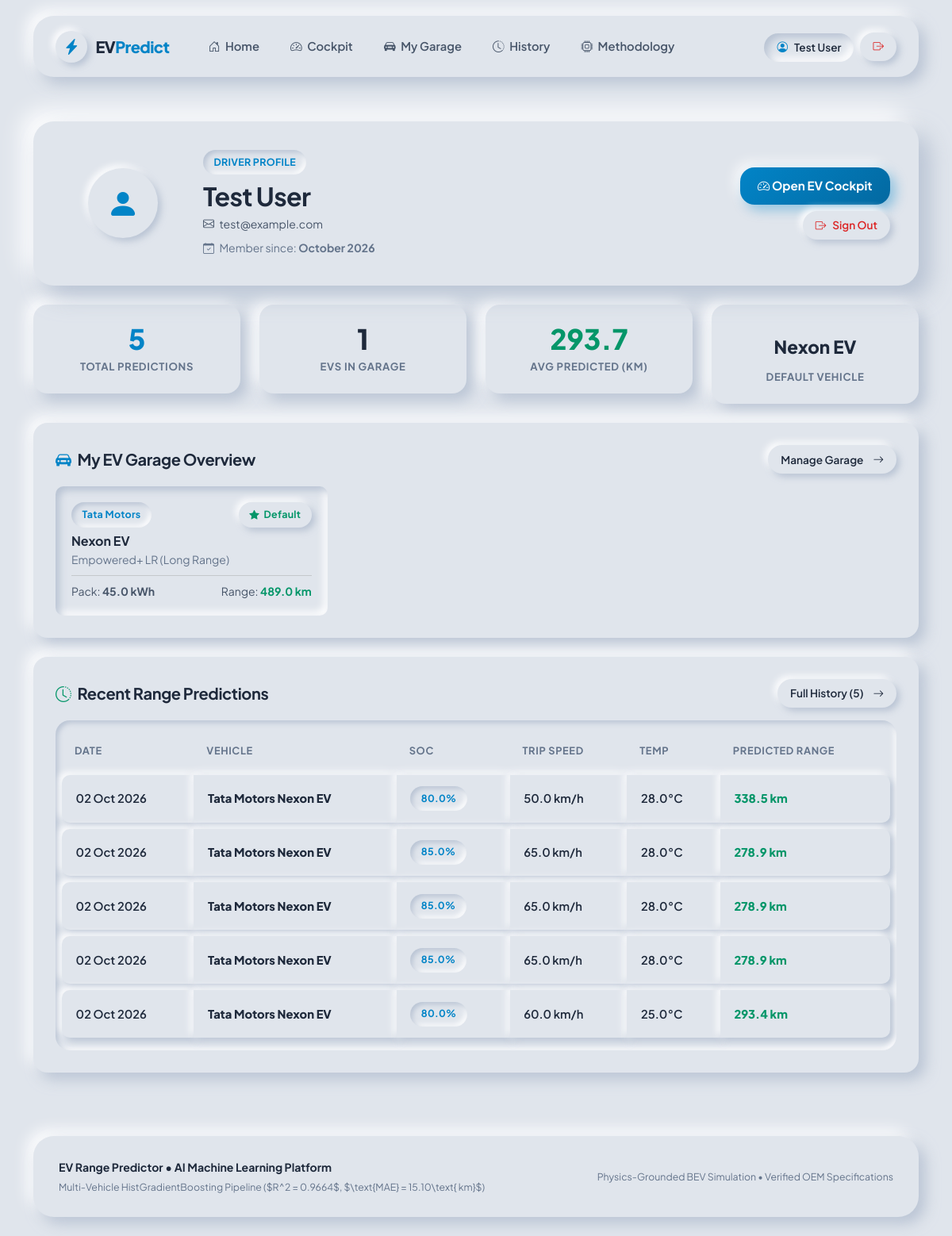
Screenshot of /profile (signed in) with the database file from the repository.
### app.py (models this page shows, shortened)
class User(UserMixin, db.Model):
    __tablename__ = 'users'
    id = db.Column(db.Integer, primary_key=True)
    username = db.Column(db.String(80), unique=True, nullable=False)
    email = db.Column(db.String(120), unique=True, nullable=False)
    password_hash = db.Column(db.String(256), nullable=False)
    created_at = db.Column(db.DateTime, default=datetime.utcnow)
    saved_vehicles = db.relationship('SavedVehicle', backref='owner', cascade='all, delete-orphan', lazy=True)
    predictions = db.relationship('Prediction', backref='user', cascade='all, delete-orphan', lazy=True)

class SavedVehicle(db.Model):
    __tablename__ = 'saved_vehicles'
    id = db.Column(db.Integer, primary_key=True)
    user_id = db.Column(db.Integer, db.ForeignKey('users.id', ondelete='CASCADE'), nullable=False)
    variant_id = db.Column(db.String(100), nullable=False)
    manufacturer = db.Column(db.String(100), nullable=False)
    model = db.Column(db.String(100), nullable=False)
    variant_name = db.Column(db.String(150), nullable=False)
    battery_capacity_kwh = db.Column(db.Float, nullable=False)
    battery_chemistry = db.Column(db.String(30), nullable=False)
    motor_power_kw = db.Column(db.Float, nullable=False)
    curb_weight_kg = db.Column(db.Float, nullable=False)
    drivetrain = db.Column(db.String(20), nullable=False)
    body_type = db.Column(db.String(50), nullable=False)
    official_range_km = db.Column(db.Float, nullable=False)
    range_test_cycle = db.Column(db.String(30), default='WLTP/ARAI')
    is_default = db.Column(db.Boolean, default=False)
    created_at = db.Column(db.DateTime, default=datetime.utcnow)
    predictions = db.relationship('Prediction', backref='saved_vehicle', lazy=True)

class Prediction(db.Model):
    __tablename__ = 'predictions'
    id = db.Column(db.Integer, primary_key=True)
    user_id = db.Column(db.Integer, db.ForeignKey('users.id', ondelete='CASCADE'), nullable=False)
    saved_vehicle_id = db.Column(db.Integer, db.ForeignKey('saved_vehicles.id', ondelete='SET NULL'), nullable=True)
    variant_id = db.Column(db.String(100), nullable=False)
    manufacturer = db.Column(db.String(100), nullable=False)
    model = db.Column(db.String(100), nullable=False)
    variant_name = db.Column(db.String(150), nullable=False)
    battery_capacity_kwh = db.Column(db.Float, nullable=False)
    battery_chemistry = db.Column(db.String(30), nullable=False)
    motor_power_kw = db.Column(db.Float, nullable=True)
    curb_weight_kg = db.Column(db.Float, nullable=True)
    drivetrain = db.Column(db.String(20), nullable=True)
    body_type = db.Column(db.String(50), nullable=True)
    official_range_km = db.Column(db.Float, nullable=True)
    test_cycle = db.Column(db.String(30), default='WLTP/ARAI')
    battery_percentage = db.Column(db.Float, nullable=False)
    average_speed = db.Column(db.Float, nullable=False)
    ambient_temperature = db.Column(db.Float, nullable=False)
    traffic_condition = db.Column(db.String(50), nullable=False)
    terrain = db.Column(db.String(50), nullable=False)
    driving_style = db.Column(db.String(50), nullable=False)
    hvac_usage = db.Column(db.String(50), nullable=False)
    passenger_count = db.Column(db.Integer, nullable=False)
    battery_age = db.Column(db.Float, nullable=False)
    tyre_pressure_status = db.Column(db.String(50), nullable=False)
    predicted_range = db.Column(db.Float, nullable=False)
    usable_energy = db.Column(db.Float, nullable=False)
    efficiency_wh_km = db.Column(db.Float, nullable=False)
    theoretical_full_range = db.Column(db.Float, nullable=False)
    range_vs_official_pct = db.Column(db.Float, nullable=True)
    ood_warning = db.Column(db.String(255), nullable=True)
    created_at = db.Column(db.DateTime, default=datetime.utcnow)

### app.py (the view)
@app.route('/profile')
@login_required
def profile():
    user_id = current_user.id
    user = current_user
    saved_vehicles = SavedVehicle.query.filter_by(user_id=user_id).order_by(SavedVehicle.is_default.desc()).all()
    default_veh = next((v for v in saved_vehicles if v.is_default), None)
    total_preds = Prediction.query.filter_by(user_id=user_id).count()
    recent_preds = Prediction.query.filter_by(user_id=user_id).order_by(Prediction.created_at.desc()).limit(5).all()
    avg_range = 0.0
    if total_preds > 0:
        all_ranges = [p.predicted_range for p in Prediction.query.filter_by(user_id=user_id).all()]
        avg_range = round(sum(all_ranges) / len(all_ranges), 1)
    return render_template(
        'profile.html',
        user=user,
        saved_vehicles=saved_vehicles,
        default_vehicle=default_veh,
        total_predictions=total_preds,
        recent_predictions=recent_preds,
        average_range=avg_range
    )

### templates/profile.html (shortened to what this page needs)
{% extends 'base.html' %}
{% block content %}
<div class="container py-4">
    <div class="neo-card neo-card-lg mb-4">
        <div class="row align-items-center g-4">
            <div class="col-md-2 text-center">
                <div class="neo-brand-icon mx-auto" style="width: 88px; height: 88px;">
                    <i class="bi bi-person-fill fs-1 text-neo-accent"></i>
                </div>
            </div>
            <div class="col-md-6 text-center text-md-start">
                <span class="neo-badge neo-badge-inset text-neo-accent text-uppercase letter-spacing-1 mb-2">Driver Profile</span>
                <h2 class="fw-extrabold text-neo-primary mb-1">{{ user.username }}</h2>
                <div class="text-neo-secondary small mb-2">
                    <i class="bi bi-envelope me-1"></i> {{ user.email }}
                </div>
                <div class="text-neo-muted small">
                    <i class="bi bi-calendar-check me-1"></i> Member since: <strong>{{ user.created_at.strftime('%B %Y') if user.created_at else 'September 2026' }}</strong>
                </div>
            </div>
            <div class="col-md-4 text-center text-md-end">
                <a href="{{ url_for('dashboard') }}" class="btn-neo btn-neo-gradient mb-2 d-inline-block">
                    <i class="bi bi-speedometer2"></i> Open EV Cockpit
                </a>
                <div>
                    <a href="{{ url_for('logout') }}" class="btn-neo btn-neo-pill text-neo-danger small">
                        <i class="bi bi-box-arrow-right"></i> Sign Out
                    </a>
                </div>
            </div>
        </div>
    </div>
    <div class="row g-4 mb-4">
        <div class="col-6 col-lg-3">
            <div class="neo-stat-card">
                <div class="neo-stat-num text-neo-accent">{{ total_predictions }}</div>
                <div class="neo-stat-label">Total Predictions</div>
            </div>
        </div>
        <div class="col-6 col-lg-3">
            <div class="neo-stat-card">
                <div class="neo-stat-num text-neo-primary">{{ saved_vehicles|length if saved_vehicles else 0 }}</div>
                <div class="neo-stat-label">EVs in Garage</div>
            </div>
        </div>
        <div class="col-6 col-lg-3">
            <div class="neo-stat-card">
                <div class="neo-stat-num text-neo-emerald">{{ average_range }}</div>
                <div class="neo-stat-label">Avg Predicted (km)</div>
            </div>
        </div>
        <div class="col-6 col-lg-3">
            <div class="neo-stat-card">
                <div class="neo-stat-num text-neo-primary" style="font-size: 1.4rem; padding-top: 0.5rem; min-height: 52px; display: flex; align-items: center; justify-content: center;">
                    {% if default_vehicle %}{{ default_vehicle.model }}{% else %}&mdash;{% endif %}
                </div>
                <div class="neo-stat-label">Default Vehicle</div>
            </div>
        </div>
    </div>
    <div class="neo-card mb-4">
        <div class="d-flex justify-content-between align-items-center mb-3">
            <h5 class="fw-bold text-neo-primary mb-0">
                <i class="bi bi-car-front-fill text-neo-accent me-2"></i>My EV Garage Overview
            </h5>
            <a href="{{ url_for('garage') }}" class="btn-neo btn-neo-pill small">
                Manage Garage <i class="bi bi-arrow-right ms-1"></i>
            </a>
        </div>
        {% if saved_vehicles %}
            <div class="row g-3">
                {% for v in saved_vehicles %}
                    <div class="col-md-4">
                        <div class="neo-inset-box h-100">
                            <div class="d-flex justify-content-between align-items-center mb-1">
                                <span class="neo-badge neo-badge-inset text-neo-accent small">{{ v.manufacturer }}</span>
                                {% if v.is_default %}
                                    <span class="neo-badge text-neo-emerald small"><i class="bi bi-star-fill"></i> Default</span>
                                {% endif %}
                            </div>
                            <strong class="text-neo-primary d-block">{{ v.model }}</strong>
                            <span class="text-neo-muted small d-block mb-2">{{ v.variant_name }}</span>
                            <div class="d-flex justify-content-between small text-neo-secondary pt-2 border-top border-secondary-subtle">
                                <span>Pack: <strong>{{ v.battery_capacity_kwh }} kWh</strong></span>
                                <span>Range: <strong class="text-neo-emerald">{{ v.official_range_km }} km</strong></span>
                            </div>
                        </div>
                    </div>
                {% endfor %}
            </div>
        {% else %}
            <div class="neo-inset-box text-center py-4 text-neo-muted small">
                No vehicles saved to your garage yet. <a href="{{ url_for('garage') }}" class="text-neo-accent fw-bold ms-1">Add your EV now</a>.
            </div>
        {% endif %}
    </div>
    <div class="neo-card">
        <div class="d-flex justify-content-between align-items-center mb-3">
            <h5 class="fw-bold text-neo-primary mb-0">
                <i class="bi bi-clock-history text-neo-emerald me-2"></i>Recent Range Predictions
            </h5>
            <a href="{{ url_for('history') }}" class="btn-neo btn-neo-pill small">
                Full History ({{ total_predictions }}) <i class="bi bi-arrow-right ms-1"></i>
            </a>
        </div>
        {% if recent_predictions %}
            <div class="neo-table-wrapper">
                <table class="neo-table">
                    <thead>
                        <tr>
                            <th>Date</th>
                            <th>Vehicle</th>
                            <th>SoC</th>
                            <th>Trip Speed</th>
                            <th>Temp</th>
                            <th>Predicted Range</th>
                        </tr>
                    </thead>
                    <tbody>
                        {% for rp in recent_predictions %}
                            <tr>
                                <td>{{ rp.created_at.strftime('%d %b %Y') }}</td>
                                <td><strong>{{ rp.manufacturer }} {{ rp.model }}</strong></td>
                                <td><span class="neo-badge neo-badge-inset text-neo-accent">{{ rp.battery_percentage }}%</span></td>
                                <td>{{ rp.average_speed }} km/h</td>
                                <td>{{ rp.ambient_temperature }}°C</td>
                                <td><strong class="text-neo-emerald">{{ rp.predicted_range }} km</strong></td>
                            </tr>
                        {% endfor %}
                    </tbody>
                </table>
            </div>
        {% else %}
            <div class="neo-inset-box text-center py-4 text-neo-muted small">
                No prediction history recorded yet. Open the cockpit to generate your first range estimation.
            </div>
        {% endif %}
    </div>
</div>
{% endblock %}

### templates/base.html (shortened to what this page needs)
<!DOCTYPE html>
<html lang="en">
<head>
    <link href="https://cdn.jsdelivr.net/npm/bootstrap@5.3.3/dist/css/bootstrap.min.css" rel="stylesheet">
    <link href="https://cdn.jsdelivr.net/npm/bootstrap-icons@1.11.3/font/bootstrap-icons.min.css" rel="stylesheet">
    <link rel="stylesheet" href="{{ url_for('static', filename='css/style.css') }}">
</head>
<body class="d-flex flex-column min-vh-100">
    <div class="container">
        <nav class="navbar navbar-expand-lg neo-navbar">
            <div class="container-fluid px-0">
                <a class="navbar-brand neo-brand" href="{{ url_for('home') }}">
                    <div class="neo-brand-icon">
                        <i class="bi bi-lightning-charge-fill fs-5"></i>
                    </div>
                    <span>EV<span class="text-neo-accent">Predict</span></span>
                </a>
                <div class="collapse navbar-collapse mt-3 mt-lg-0" id="neoNavContent">
                    <ul class="navbar-nav me-auto mb-2 mb-lg-0 gap-1 ps-lg-3">
                        <li class="nav-item">
                            <a class="nav-link neo-nav-link {% if endpoint == 'home' %}active{% endif %}" href="{{ url_for('home') }}">
                                <i class="bi bi-house-door"></i> Home
                            </a>
                        </li>
                        {% if is_authenticated %}
                            <li class="nav-item">
                                <a class="nav-link neo-nav-link {% if endpoint == 'dashboard' %}active{% endif %}" href="{{ url_for('dashboard') }}">
                                    <i class="bi bi-speedometer2"></i> Cockpit
                                </a>
                            </li>
                            <li class="nav-item">
                                <a class="nav-link neo-nav-link {% if endpoint == 'garage' %}active{% endif %}" href="{{ url_for('garage') }}">
                                    <i class="bi bi-car-front-fill"></i> My Garage
                                </a>
                            </li>
                            <li class="nav-item">
                                <a class="nav-link neo-nav-link {% if endpoint == 'history' %}active{% endif %}" href="{{ url_for('history') }}">
                                    <i class="bi bi-clock-history"></i> History
                                </a>
                            </li>
                        {% endif %}
                        <li class="nav-item">
                            <a class="nav-link neo-nav-link {% if endpoint == 'about' %}active{% endif %}" href="{{ url_for('about') }}">
                                <i class="bi bi-cpu"></i> Methodology
                            </a>
                        </li>
                    </ul>
                    <div class="d-flex align-items-center gap-2 mt-3 mt-lg-0">
                        {% if is_authenticated %}
                            <a href="{{ url_for('profile') }}" class="btn-neo btn-neo-pill {% if endpoint == 'profile' %}active{% endif %}">
                                <i class="bi bi-person-circle text-neo-accent"></i>
                                <span>{{ current_user.username }}</span>
                            </a>
                            <a href="{{ url_for('logout') }}" class="btn-neo btn-neo-pill text-neo-danger" title="Logout">
                                <i class="bi bi-box-arrow-right"></i>
                            </a>
                        {% endif %}
                    </div>
                </div>
            </div>
        </nav>
    </div>
    <main class="flex-grow-1">
        {% block content %}{% endblock %}
    </main>
    <div class="container">
        <footer class="neo-footer">
            <div class="d-flex flex-wrap justify-content-between align-items-center gap-3">
                <div class="text-start">
                    <strong class="text-neo-primary">EV Range Predictor &bull; AI Machine Learning Platform</strong>
                    <div class="text-neo-muted small mt-1">Multi-Vehicle HistGradientBoosting Pipeline ($R^2 = 0.9664$, $\text{MAE} = 15.10\text{ km}$)</div>
                </div>
                <div class="text-end small text-neo-muted">
                    <span>Physics-Grounded BEV Simulation</span> &bull; <span>Verified OEM Specifications</span>
                </div>
            </div>
        </footer>
    </div>
</body>
</html>

### rows the page displays
User: username "Test User", email "test@example.com", created_at "October 2026"
SavedVehicle: model "Nexon EV", manufacturer "Tata Motors", is_default True (drawn), variant_name "Empowered+ LR (Long Range)", battery_capacity_kwh "45.0", official_range_km "489.0"
Prediction: created_at "02 Oct 2026", manufacturer "Tata Motors", model "Nexon EV", battery_percentage "80.0", average_speed "50.0", ambient_temperature "28.0", predicted_range "338.5"
Prediction: created_at "02 Oct 2026", manufacturer "Tata Motors", model "Nexon EV", battery_percentage "85.0", average_speed "65.0", ambient_temperature "28.0", predicted_range "278.9"
Prediction: created_at "02 Oct 2026", manufacturer "Tata Motors", model "Nexon EV", battery_percentage "85.0", average_speed "65.0", ambient_temperature "28.0", predicted_range "278.9"
Prediction: created_at "02 Oct 2026", manufacturer "Tata Motors", model "Nexon EV", battery_percentage "85.0", average_speed "65.0", ambient_temperature "28.0", predicted_range "278.9"
Prediction: created_at "02 Oct 2026", manufacturer "Tata Motors", model "Nexon EV", battery_percentage "80.0", average_speed "60.0", ambient_temperature "25.0", predicted_range "293.4"

### other values shown
{{ total_predictions }} "5"
{{ saved_vehicles|length if saved_vehicles else 0 }} "1"
{{ average_range }} "293.7"
